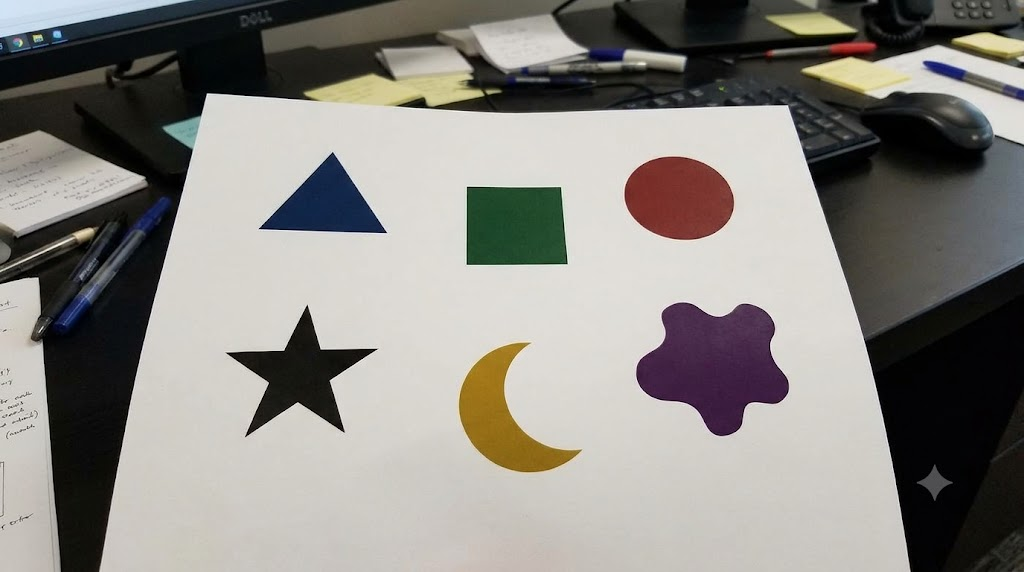
#> input picture mentor-task/image_processing/CNN/img/cnn.jpg, 1024 x 572 px, found by its file name
$ python connectcomp.py
#> lines starting #> are read from the running program, lines starting #| are printed output that depends on the picture; after the words box and inside, x2 and y2 are one past the last pixel; in counts of white or black regions, pixels touching at a corner belong together
import cv2
import matplotlib.pyplot as plt

# 1. Load image
img = cv2.imread(r"C:\Users\gokul\OneDrive\Desktop\GAJIN-S\IP-AIML\image_processing\CNN\img\cnn.jpg")
#> img is the input picture: shape (572, 1024, 3); mean B, G, R 130.8, 135.7, 138.5
gray = cv2.cvtColor(img, cv2.COLOR_BGR2GRAY)
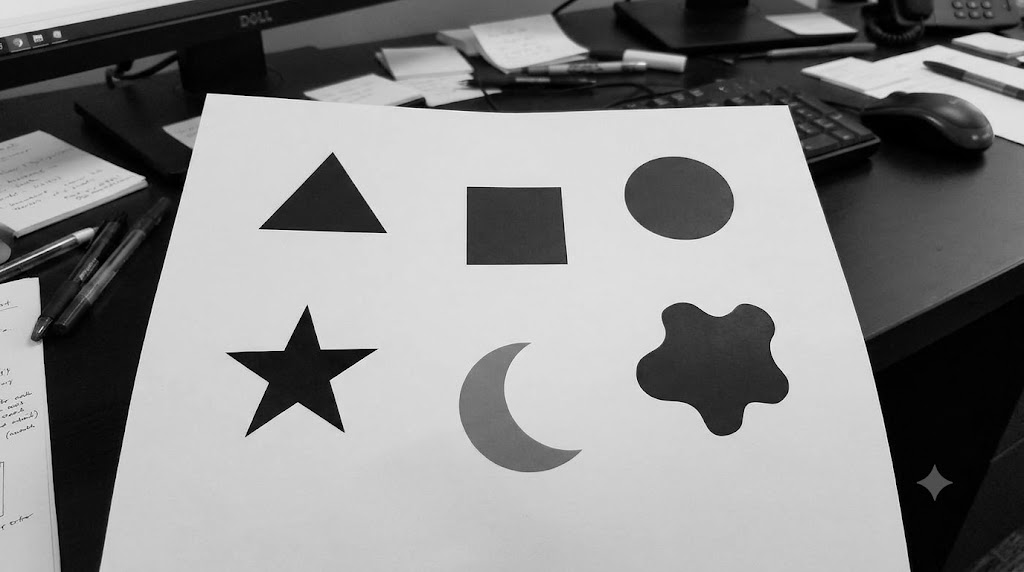
#> gray: shape (572, 1024); min 0, max 252, mean 135.9

# 2. Convert to binary image
_, binary = cv2.threshold(gray, 127, 255, cv2.THRESH_BINARY_INV)
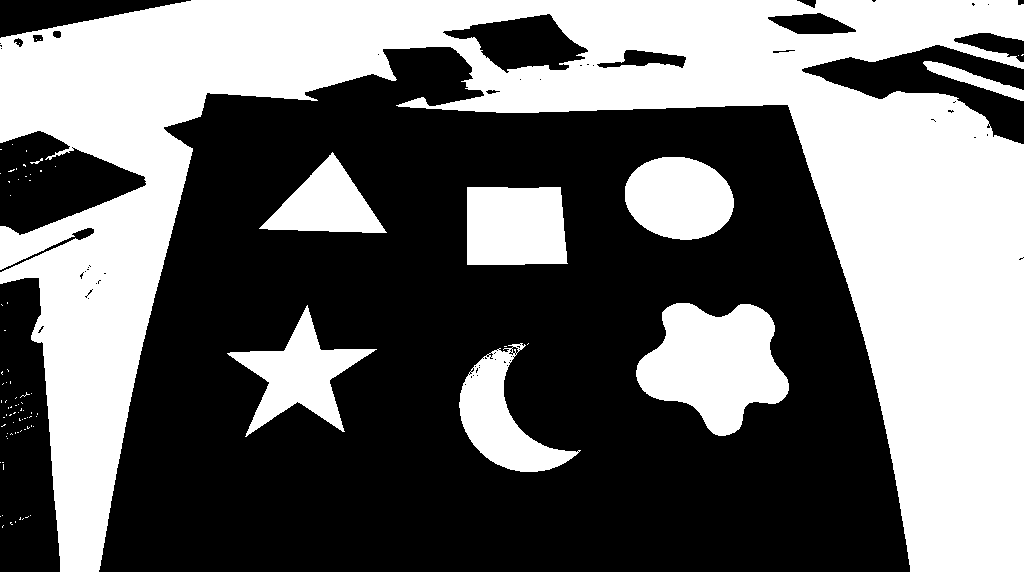
#> binary: shape (572, 1024); 42.8% white; 89 white regions (80 under 20 px), largest, box (x1, y1, x2, y2) and area: (0, 0, 1024, 572) 203400, (636, 303, 789, 436) 13096, (467, 187, 568, 265) 7506

# 3. Connected Component Analysis
count, labels, stats, centroids = cv2.connectedComponentsWithStats(
    binary, connectivity=8
)
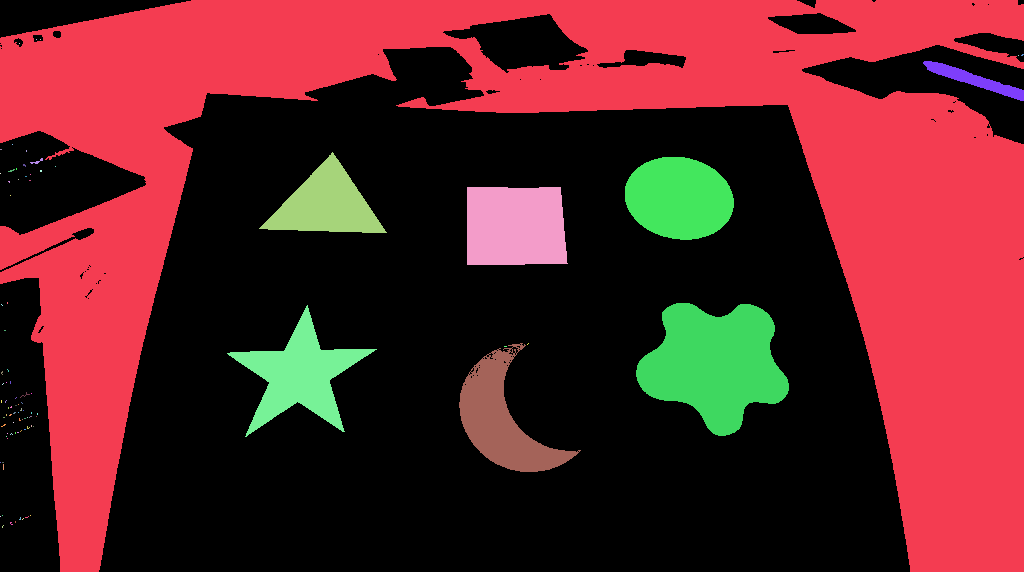
#> labels: shape (572, 1024) int32; 90 distinct labels, from 0 to 89; one colour per label, 0 black
#> count = 90; stats = 90 rows, first 6: [0, 0, 1024, 572, 335090], [0, 0, 1024, 572, 203400], [36, 39, 1, 1, 1], [40, 39, 1, 1, 1], [19, 43, 1, 1, 1], [1018, 55, 1, 1, 1]; centroids = 90 pairs, first value 0 to 1022, second value 39 to 526

# 4. Draw bounding boxes and labels
result = img.copy()

for i in range(1, count):  # Skip background label 0
    x, y, w, h, area = stats[i]
    cx, cy = centroids[i]

    cv2.rectangle(result, (x, y), (x+w, y+h), (0, 255, 0), 2)
    cv2.putText(result, str(i), (x, y-5),
                cv2.FONT_HERSHEY_SIMPLEX, 0.7, (0, 0, 255), 2)

    print(f"Object {i}: Area={area}, Centroid=({cx:.1f}, {cy:.1f})")
#> this loop made 89 passes
#> (x, y, w, h, area, cx, cy) on passes 1, 7, 11, 12, 13, 25, 28, 30, 32: (0, 0, 1024, 572, 203400, 570.2, 203), (923, 61, 101, 40, 1127, 974, 79.51), (259, 152, 128, 81, 5109, 325.8, 204.4), (625, 157, 109, 83, 7105, 678.7, 197.8), (30, 158, 13, 6, 26, 36.77, 161.2), (467, 187, 101, 78, 7506, 514.9, 225.9), (636, 303, 153, 133, 13096, 714.4, 363.6), (227, 305, 150, 132, 6827, 299.1, 374.6), (459, 343, 122, 129, 6244, 501.2, 419.6)
#| Object 1: Area=203400, Centroid=(570.2, 203.0)
#| Object 2: Area=1, Centroid=(36.0, 39.0)
#| Object 3: Area=1, Centroid=(40.0, 39.0)
#| Object 4: Area=1, Centroid=(19.0, 43.0)
#| Object 5: Area=1, Centroid=(1018.0, 55.0)
#| Object 6: Area=4, Centroid=(1022.0, 54.5)
#| Object 7: Area=1127, Centroid=(974.0, 79.5)
#| Object 8: Area=1, Centroid=(12.0, 144.0)
#> (further printed lines are left out)
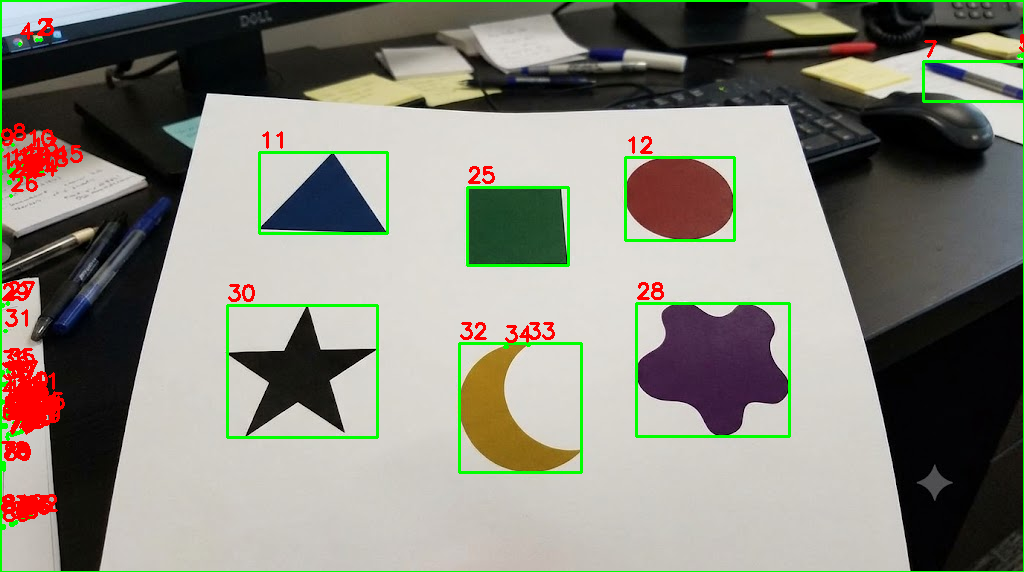
#> result: shape (572, 1024, 3); 4.13% of pixels changed, all inside (x1, y1, x2, y2) = (0, 0, 1024, 572)

# 5. Display results
plt.figure(figsize=(10, 4))
plt.subplot(1, 2, 1)
plt.imshow(binary, cmap="gray")
plt.title("Binary Image")
plt.axis("off")

plt.subplot(1, 2, 2)
plt.imshow(cv2.cvtColor(result, cv2.COLOR_BGR2RGB))
plt.title("Connected Components")
plt.axis("off")
plt.show()
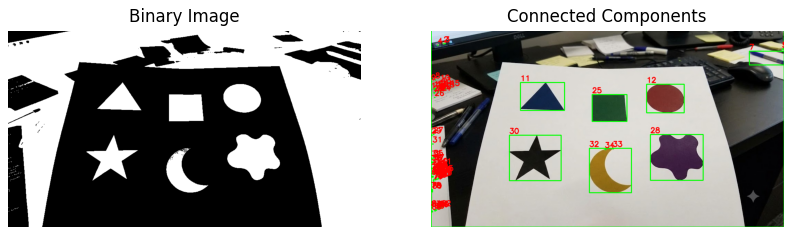
#> figure drawn by matplotlib, 2 panels
